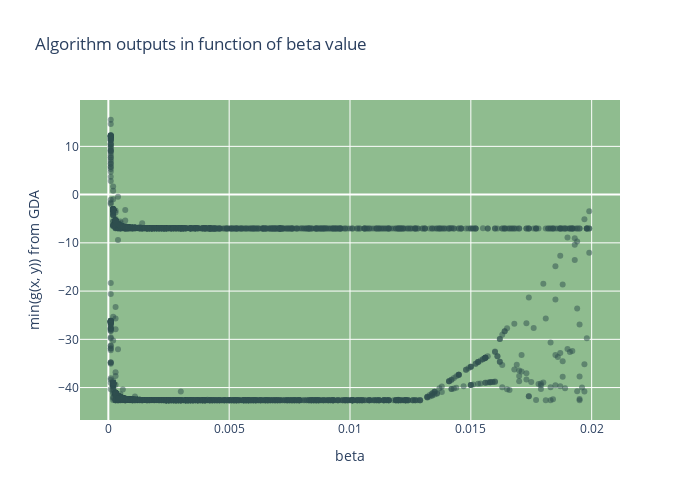

Here is the notebook cell this chart was saved with:
### Markdown cell above
Następnie rysuję wykres wartości funkcji dla punktów zwracanych przez _GDA_, dla odpowiednich wartosci współczynników __beta__.

### Code cell
layout = go.Layout(width=700, height=500,
                   title_text='Algorithm outputs in function of beta value',
                   plot_bgcolor='DarkSeaGreen',
                   xaxis_title='beta',
                   yaxis_title='min(g(x, y)) from GDA')
fig = go.Figure(layout=layout)
for _, row in df.iterrows():
    fig.add_trace(go.Scatter(mode='markers', marker_color='DarkSlateGrey', 
                             opacity=0.5, x=df.columns, y=row, showlegend = False))
fig.show()

### Figure 1 — Plotly figure (JSON) as saved in the notebook; plotly's stock layout.template omitted (floating-point values rounded to 4 significant figures; data arrays with more than 128 entries replaced by an {"elided": "..."} marker saying what was removed)
{"data": [{"marker": {"color": "DarkSlateGrey"}, "mode": "markers", "opacity": 0.5, "showlegend": false, "type": "scatter", "x": {"elided": "199 float values"}, "y": {"elided": "199 float values"}}, {"marker": {"color": "DarkSlateGrey"}, "mode": "markers", "opacity": 0.5, "showlegend": false, "type": "scatter", "x": {"elided": "199 float values"}, "y": {"elided": "199 float values"}}, {"marker": {"color": "DarkSlateGrey"}, "mode": "markers", "opacity": 0.5, "showlegend": false, "type": "scatter", "x": {"elided": "199 float values"}, "y": {"elided": "199 float values"}}, {"marker": {"color": "DarkSlateGrey"}, "mode": "markers", "opacity": 0.5, "showlegend": false, "type": "scatter", "x": {"elided": "199 float values"}, "y": {"elided": "199 float values"}}, {"marker": {"color": "DarkSlateGrey"}, "mode": "markers", "opacity": 0.5, "showlegend": false, "type": "scatter", "x": {"elided": "199 float values"}, "y": {"elided": "199 float values"}}, {"marker": {"color": "DarkSlateGrey"}, "mode": "markers", "opacity": 0.5, "showlegend": false, "type": "scatter", "x": {"elided": "199 float values"}, "y": {"elided": "199 float values"}}, {"marker": {"color": "DarkSlateGrey"}, "mode": "markers", "opacity": 0.5, "showlegend": false, "type": "scatter", "x": {"elided": "199 float values"}, "y": {"elided": "199 float values"}}, {"marker": {"color": "DarkSlateGrey"}, "mode": "markers", "opacity": 0.5, "showlegend": false, "type": "scatter", "x": {"elided": "199 float values"}, "y": {"elided": "199 float values"}}, {"marker": {"color": "DarkSlateGrey"}, "mode": "markers", "opacity": 0.5, "showlegend": false, "type": "scatter", "x": {"elided": "199 float values"}, "y": {"elided": "199 float values"}}, {"marker": {"color": "DarkSlateGrey"}, "mode": "markers", "opacity": 0.5, "showlegend": false, "type": "scatter", "x": {"elided": "199 float values"}, "y": {"elided": "199 float values"}}, {"marker": {"color": "DarkSlateGrey"}, "mode": "markers", "opacity": 0.5, "showlegend": false, "type": "scatter", "x": {"elided": "199 float values"}, "y": {"elided": "199 float values"}}, {"marker": {"color": "DarkSlateGrey"}, "mode": "markers", "opacity": 0.5, "showlegend": false, "type": "scatter", "x": {"elided": "199 float values"}, "y": {"elided": "199 float values"}}, {"marker": {"color": "DarkSlateGrey"}, "mode": "markers", "opacity": 0.5, "showlegend": false, "type": "scatter", "x": {"elided": "199 float values"}, "y": {"elided": "199 float values"}}, {"marker": {"color": "DarkSlateGrey"}, "mode": "markers", "opacity": 0.5, "showlegend": false, "type": "scatter", "x": {"elided": "199 float values"}, "y": {"elided": "199 float values"}}, {"marker": {"color": "DarkSlateGrey"}, "mode": "markers", "opacity": 0.5, "showlegend": false, "type": "scatter", "x": {"elided": "199 float values"}, "y": {"elided": "199 float values"}}, {"marker": {"color": "DarkSlateGrey"}, "mode": "markers", "opacity": 0.5, "showlegend": false, "type": "scatter", "x": {"elided": "199 float values"}, "y": {"elided": "199 float values"}}, {"marker": {"color": "DarkSlateGrey"}, "mode": "markers", "opacity": 0.5, "showlegend": false, "type": "scatter", "x": {"elided": "199 float values"}, "y": {"elided": "199 float values"}}, {"marker": {"color": "DarkSlateGrey"}, "mode": "markers", "opacity": 0.5, "showlegend": false, "type": "scatter", "x": {"elided": "199 float values"}, "y": {"elided": "199 float values"}}, {"marker": {"color": "DarkSlateGrey"}, "mode": "markers", "opacity": 0.5, "showlegend": false, "type": "scatter", "x": {"elided": "199 float values"}, "y": {"elided": "199 float values"}}, {"marker": {"color": "DarkSlateGrey"}, "mode": "markers", "opacity": 0.5, "showlegend": false, "type": "scatter", "x": {"elided": "199 float values"}, "y": {"elided": "199 float values"}}, {"marker": {"color": "DarkSlateGrey"}, "mode": "markers", "opacity": 0.5, "showlegend": false, "type": "scatter", "x": {"elided": "199 float values"}, "y": {"elided": "199 float values"}}, {"marker": {"color": "DarkSlateGrey"}, "mode": "markers", "opacity": 0.5, "showlegend": false, "type": "scatter", "x": {"elided": "199 float values"}, "y": {"elided": "199 float values"}}, {"marker": {"color": "DarkSlateGrey"}, "mode": "markers", "opacity": 0.5, "showlegend": false, "type": "scatter", "x": {"elided": "199 float values"}, "y": {"elided": "199 float values"}}, {"marker": {"color": "DarkSlateGrey"}, "mode": "markers", "opacity": 0.5, "showlegend": false, "type": "scatter", "x": {"elided": "199 float values"}, "y": {"elided": "199 float values"}}, {"marker": {"color": "DarkSlateGrey"}, "mode": "markers", "opacity": 0.5, "showlegend": false, "type": "scatter", "x": {"elided": "199 float values"}, "y": {"elided": "199 float values"}}, {"marker": {"color": "DarkSlateGrey"}, "mode": "markers", "opacity": 0.5, "showlegend": false, "type": "scatter", "x": {"elided": "199 float values"}, "y": {"elided": "199 float values"}}, {"marker": {"color": "DarkSlateGrey"}, "mode": "markers", "opacity": 0.5, "showlegend": false, "type": "scatter", "x": {"elided": "199 float values"}, "y": {"elided": "199 float values"}}, {"marker": {"color": "DarkSlateGrey"}, "mode": "markers", "opacity": 0.5, "showlegend": false, "type": "scatter", "x": {"elided": "199 float values"}, "y": {"elided": "199 float values"}}, {"marker": {"color": "DarkSlateGrey"}, "mode": "markers", "opacity": 0.5, "showlegend": false, "type": "scatter", "x": {"elided": "199 float values"}, "y": {"elided": "199 float values"}}, {"marker": {"color": "DarkSlateGrey"}, "mode": "markers", "opacity": 0.5, "showlegend": false, "type": "scatter", "x": {"elided": "199 float values"}, "y": {"elided": "199 float values"}}, {"marker": {"color": "DarkSlateGrey"}, "mode": "markers", "opacity": 0.5, "showlegend": false, "type": "scatter", "x": {"elided": "199 float values"}, "y": {"elided": "199 float values"}}, {"marker": {"color": "DarkSlateGrey"}, "mode": "markers", "opacity": 0.5, "showlegend": false, "type": "scatter", "x": {"elided": "199 float values"}, "y": {"elided": "199 float values"}}, {"marker": {"color": "DarkSlateGrey"}, "mode": "markers", "opacity": 0.5, "showlegend": false, "type": "scatter", "x": {"elided": "199 float values"}, "y": {"elided": "199 float values"}}, {"marker": {"color": "DarkSlateGrey"}, "mode": "markers", "opacity": 0.5, "showlegend": false, "type": "scatter", "x": {"elided": "199 float values"}, "y": {"elided": "199 float values"}}, {"marker": {"color": "DarkSlateGrey"}, "mode": "markers", "opacity": 0.5, "showlegend": false, "type": "scatter", "x": {"elided": "199 float values"}, "y": {"elided": "199 float values"}}, {"marker": {"color": "DarkSlateGrey"}, "mode": "markers", "opacity": 0.5, "showlegend": false, "type": "scatter", "x": {"elided": "199 float values"}, "y": {"elided": "199 float values"}}, {"marker": {"color": "DarkSlateGrey"}, "mode": "markers", "opacity": 0.5, "showlegend": false, "type": "scatter", "x": {"elided": "199 float values"}, "y": {"elided": "199 float values"}}, {"marker": {"color": "DarkSlateGrey"}, "mode": "markers", "opacity": 0.5, "showlegend": false, "type": "scatter", "x": {"elided": "199 float values"}, "y": {"elided": "199 float values"}}, {"marker": {"color": "DarkSlateGrey"}, "mode": "markers", "opacity": 0.5, "showlegend": false, "type": "scatter", "x": {"elided": "199 float values"}, "y": {"elided": "199 float values"}}, {"marker": {"color": "DarkSlateGrey"}, "mode": "markers", "opacity": 0.5, "showlegend": false, "type": "scatter", "x": {"elided": "199 float values"}, "y": {"elided": "199 float values"}}, {"marker": {"color": "DarkSlateGrey"}, "mode": "markers", "opacity": 0.5, "showlegend": false, "type": "scatter", "x": {"elided": "199 float values"}, "y": {"elided": "199 float values"}}, {"marker": {"color": "DarkSlateGrey"}, "mode": "markers", "opacity": 0.5, "showlegend": false, "type": "scatter", "x": {"elided": "199 float values"}, "y": {"elided": "199 float values"}}, {"marker": {"color": "DarkSlateGrey"}, "mode": "markers", "opacity": 0.5, "showlegend": false, "type": "scatter", "x": {"elided": "199 float values"}, "y": {"elided": "199 float values"}}, {"marker": {"color": "DarkSlateGrey"}, "mode": "markers", "opacity": 0.5, "showlegend": false, "type": "scatter", "x": {"elided": "199 float values"}, "y": {"elided": "199 float values"}}, {"marker": {"color": "DarkSlateGrey"}, "mode": "markers", "opacity": 0.5, "showlegend": false, "type": "scatter", "x": {"elided": "199 float values"}, "y": {"elided": "199 float values"}}, {"marker": {"color": "DarkSlateGrey"}, "mode": "markers", "opacity": 0.5, "showlegend": false, "type": "scatter", "x": {"elided": "199 float values"}, "y": {"elided": "199 float values"}}, {"marker": {"color": "DarkSlateGrey"}, "mode": "markers", "opacity": 0.5, "showlegend": false, "type": "scatter", "x": {"elided": "199 float values"}, "y": {"elided": "199 float values"}}, {"marker": {"color": "DarkSlateGrey"}, "mode": "markers", "opacity": 0.5, "showlegend": false, "type": "scatter", "x": {"elided": "199 float values"}, "y": {"elided": "199 float values"}}, {"marker": {"color": "DarkSlateGrey"}, "mode": "markers", "opacity": 0.5, "showlegend": false, "type": "scatter", "x": {"elided": "199 float values"}, "y": {"elided": "199 float values"}}, {"marker": {"color": "DarkSlateGrey"}, "mode": "markers", "opacity": 0.5, "showlegend": false, "type": "scatter", "x": {"elided": "199 float values"}, "y": {"elided": "199 float values"}}, {"marker": {"color": "DarkSlateGrey"}, "mode": "markers", "opacity": 0.5, "showlegend": false, "type": "scatter", "x": {"elided": "199 float values"}, "y": {"elided": "199 float values"}}, {"marker": {"color": "DarkSlateGrey"}, "mode": "markers", "opacity": 0.5, "showlegend": false, "type": "scatter", "x": {"elided": "199 float values"}, "y": {"elided": "199 float values"}}, {"marker": {"color": "DarkSlateGrey"}, "mode": "markers", "opacity": 0.5, "showlegend": false, "type": "scatter", "x": {"elided": "199 float values"}, "y": {"elided": "199 float values"}}, {"marker": {"color": "DarkSlateGrey"}, "mode": "markers", "opacity": 0.5, "showlegend": false, "type": "scatter", "x": {"elided": "199 float values"}, "y": {"elided": "199 float values"}}, {"marker": {"color": "DarkSlateGrey"}, "mode": "markers", "opacity": 0.5, "showlegend": false, "type": "scatter", "x": {"elided": "199 float values"}, "y": {"elided": "199 float values"}}, {"marker": {"color": "DarkSlateGrey"}, "mode": "markers", "opacity": 0.5, "showlegend": false, "type": "scatter", "x": {"elided": "199 float values"}, "y": {"elided": "199 float values"}}, {"marker": {"color": "DarkSlateGrey"}, "mode": "markers", "opacity": 0.5, "showlegend": false, "type": "scatter", "x": {"elided": "199 float values"}, "y": {"elided": "199 float values"}}, {"marker": {"color": "DarkSlateGrey"}, "mode": "markers", "opacity": 0.5, "showlegend": false, "type": "scatter", "x": {"elided": "199 float values"}, "y": {"elided": "199 float values"}}, {"marker": {"color": "DarkSlateGrey"}, "mode": "markers", "opacity": 0.5, "showlegend": false, "type": "scatter", "x": {"elided": "199 float values"}, "y": {"elided": "199 float values"}}, {"marker": {"color": "DarkSlateGrey"}, "mode": "markers", "opacity": 0.5, "showlegend": false, "type": "scatter", "x": {"elided": "199 float values"}, "y": {"elided": "199 float values"}}, {"marker": {"color": "DarkSlateGrey"}, "mode": "markers", "opacity": 0.5, "showlegend": false, "type": "scatter", "x": {"elided": "199 float values"}, "y": {"elided": "199 float values"}}, {"marker": {"color": "DarkSlateGrey"}, "mode": "markers", "opacity": 0.5, "showlegend": false, "type": "scatter", "x": {"elided": "199 float values"}, "y": {"elided": "199 float values"}}, {"marker": {"color": "DarkSlateGrey"}, "mode": "markers", "opacity": 0.5, "showlegend": false, "type": "scatter", "x": {"elided": "199 float values"}, "y": {"elided": "199 float values"}}, {"marker": {"color": "DarkSlateGrey"}, "mode": "markers", "opacity": 0.5, "showlegend": false, "type": "scatter", "x": {"elided": "199 float values"}, "y": {"elided": "199 float values"}}, {"marker": {"color": "DarkSlateGrey"}, "mode": "markers", "opacity": 0.5, "showlegend": false, "type": "scatter", "x": {"elided": "199 float values"}, "y": {"elided": "199 float values"}}, {"marker": {"color": "DarkSlateGrey"}, "mode": "markers", "opacity": 0.5, "showlegend": false, "type": "scatter", "x": {"elided": "199 float values"}, "y": {"elided": "199 float values"}}, {"marker": {"color": "DarkSlateGrey"}, "mode": "markers", "opacity": 0.5, "showlegend": false, "type": "scatter", "x": {"elided": "199 float values"}, "y": {"elided": "199 float values"}}, {"marker": {"color": "DarkSlateGrey"}, "mode": "markers", "opacity": 0.5, "showlegend": false, "type": "scatter", "x": {"elided": "199 float values"}, "y": {"elided": "199 float values"}}, {"marker": {"color": "DarkSlateGrey"}, "mode": "markers", "opacity": 0.5, "showlegend": false, "type": "scatter", "x": {"elided": "199 float values"}, "y": {"elided": "199 float values"}}, {"marker": {"color": "DarkSlateGrey"}, "mode": "markers", "opacity": 0.5, "showlegend": false, "type": "scatter", "x": {"elided": "199 float values"}, "y": {"elided": "199 float values"}}, {"marker": {"color": "DarkSlateGrey"}, "mode": "markers", "opacity": 0.5, "showlegend": false, "type": "scatter", "x": {"elided": "199 float values"}, "y": {"elided": "199 float values"}}, {"marker": {"color": "DarkSlateGrey"}, "mode": "markers", "opacity": 0.5, "showlegend": false, "type": "scatter", "x": {"elided": "199 float values"}, "y": {"elided": "199 float values"}}, {"marker": {"color": "DarkSlateGrey"}, "mode": "markers", "opacity": 0.5, "showlegend": false, "type": "scatter", "x": {"elided": "199 float values"}, "y": {"elided": "199 float values"}}, {"marker": {"color": "DarkSlateGrey"}, "mode": "markers", "opacity": 0.5, "showlegend": false, "type": "scatter", "x": {"elided": "199 float values"}, "y": {"elided": "199 float values"}}, {"marker": {"color": "DarkSlateGrey"}, "mode": "markers", "opacity": 0.5, "showlegend": false, "type": "scatter", "x": {"elided": "199 float values"}, "y": {"elided": "199 float values"}}, {"marker": {"color": "DarkSlateGrey"}, "mode": "markers", "opacity": 0.5, "showlegend": false, "type": "scatter", "x": {"elided": "199 float values"}, "y": {"elided": "199 float values"}}, {"marker": {"color": "DarkSlateGrey"}, "mode": "markers", "opacity": 0.5, "showlegend": false, "type": "scatter", "x": {"elided": "199 float values"}, "y": {"elided": "199 float values"}}, {"marker": {"color": "DarkSlateGrey"}, "mode": "markers", "opacity": 0.5, "showlegend": false, "type": "scatter", "x": {"elided": "199 float values"}, "y": {"elided": "199 float values"}}, {"marker": {"color": "DarkSlateGrey"}, "mode": "markers", "opacity": 0.5, "showlegend": false, "type": "scatter", "x": {"elided": "199 float values"}, "y": {"elided": "199 float values"}}, {"marker": {"color": "DarkSlateGrey"}, "mode": "markers", "opacity": 0.5, "showlegend": false, "type": "scatter", "x": {"elided": "199 float values"}, "y": {"elided": "199 float values"}}, {"marker": {"color": "DarkSlateGrey"}, "mode": "markers", "opacity": 0.5, "showlegend": false, "type": "scatter", "x": {"elided": "199 float values"}, "y": {"elided": "199 float values"}}, {"marker": {"color": "DarkSlateGrey"}, "mode": "markers", "opacity": 0.5, "showlegend": false, "type": "scatter", "x": {"elided": "199 float values"}, "y": {"elided": "199 float values"}}, {"marker": {"color": "DarkSlateGrey"}, "mode": "markers", "opacity": 0.5, "showlegend": false, "type": "scatter", "x": {"elided": "199 float values"}, "y": {"elided": "199 float values"}}, {"marker": {"color": "DarkSlateGrey"}, "mode": "markers", "opacity": 0.5, "showlegend": false, "type": "scatter", "x": {"elided": "199 float values"}, "y": {"elided": "199 float values"}}, {"marker": {"color": "DarkSlateGrey"}, "mode": "markers", "opacity": 0.5, "showlegend": false, "type": "scatter", "x": {"elided": "199 float values"}, "y": {"elided": "199 float values"}}, {"marker": {"color": "DarkSlateGrey"}, "mode": "markers", "opacity": 0.5, "showlegend": false, "type": "scatter", "x": {"elided": "199 float values"}, "y": {"elided": "199 float values"}}, {"marker": {"color": "DarkSlateGrey"}, "mode": "markers", "opacity": 0.5, "showlegend": false, "type": "scatter", "x": {"elided": "199 float values"}, "y": {"elided": "199 float values"}}, {"marker": {"color": "DarkSlateGrey"}, "mode": "markers", "opacity": 0.5, "showlegend": false, "type": "scatter", "x": {"elided": "199 float values"}, "y": {"elided": "199 float values"}}, {"marker": {"color": "DarkSlateGrey"}, "mode": "markers", "opacity": 0.5, "showlegend": false, "type": "scatter", "x": {"elided": "199 float values"}, "y": {"elided": "199 float values"}}, {"marker": {"color": "DarkSlateGrey"}, "mode": "markers", "opacity": 0.5, "showlegend": false, "type": "scatter", "x": {"elided": "199 float values"}, "y": {"elided": "199 float values"}}, {"marker": {"color": "DarkSlateGrey"}, "mode": "markers", "opacity": 0.5, "showlegend": false, "type": "scatter", "x": {"elided": "199 float values"}, "y": {"elided": "199 float values"}}, {"marker": {"color": "DarkSlateGrey"}, "mode": "markers", "opacity": 0.5, "showlegend": false, "type": "scatter", "x": {"elided": "199 float values"}, "y": {"elided": "199 float values"}}, {"marker": {"color": "DarkSlateGrey"}, "mode": "markers", "opacity": 0.5, "showlegend": false, "type": "scatter", "x": {"elided": "199 float values"}, "y": {"elided": "199 float values"}}, {"marker": {"color": "DarkSlateGrey"}, "mode": "markers", "opacity": 0.5, "showlegend": false, "type": "scatter", "x": {"elided": "199 float values"}, "y": {"elided": "199 float values"}}, {"marker": {"color": "DarkSlateGrey"}, "mode": "markers", "opacity": 0.5, "showlegend": false, "type": "scatter", "x": {"elided": "199 float values"}, "y": {"elided": "199 float values"}}, {"marker": {"color": "DarkSlateGrey"}, "mode": "markers", "opacity": 0.5, "showlegend": false, "type": "scatter", "x": {"elided": "199 float values"}, "y": {"elided": "199 float values"}}, {"marker": {"color": "DarkSlateGrey"}, "mode": "markers", "opacity": 0.5, "showlegend": false, "type": "scatter", "x": {"elided": "199 float values"}, "y": {"elided": "199 float values"}}, {"marker": {"color": "DarkSlateGrey"}, "mode": "markers", "opacity": 0.5, "showlegend": false, "type": "scatter", "x": {"elided": "199 float values"}, "y": {"elided": "199 float values"}}, {"marker": {"color": "DarkSlateGrey"}, "mode": "markers", "opacity": 0.5, "showlegend": false, "type": "scatter", "x": {"elided": "199 float values"}, "y": {"elided": "199 float values"}}, {"marker": {"color": "DarkSlateGrey"}, "mode": "markers", "opacity": 0.5, "showlegend": false, "type": "scatter", "x": {"elided": "199 float values"}, "y": {"elided": "199 float values"}}], "layout": {"height": 500, "plot_bgcolor": "DarkSeaGreen", "title": {"text": "Algorithm outputs in function of beta value"}, "width": 700, "xaxis": {"title": {"text": "beta"}}, "yaxis": {"title": {"text": "min(g(x, y)) from GDA"}}}}
